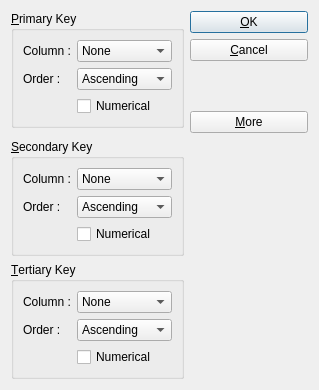
<?xml version="1.0" encoding="UTF-8"?>
<ui version="4.0">
 <class>sortDialog</class>
 <widget class="QDialog" name="sortDialog">
  <property name="geometry">
   <rect>
    <x>0</x>
    <y>0</y>
    <width>319</width>
    <height>390</height>
   </rect>
  </property>
  <property name="windowTitle">
   <string>Sort</string>
  </property>
  <layout class="QGridLayout" name="gridLayout_4">
   <item row="0" column="0">
    <widget class="QGroupBox" name="primaryGB">
     <property name="title">
      <string>&amp;Primary Key</string>
     </property>
     <layout class="QGridLayout" name="gridLayout">
      <item row="0" column="1">
       <widget class="QComboBox" name="primaryGBColBox">
        <item>
         <property name="text">
          <string>None</string>
         </property>
        </item>
       </widget>
      </item>
      <item row="1" column="1">
       <widget class="QComboBox" name="primaryGBOrdBox">
        <item>
         <property name="text">
          <string>Ascending</string>
         </property>
        </item>
        <item>
         <property name="text">
          <string>Descending</string>
         </property>
        </item>
       </widget>
      </item>
      <item row="0" column="0">
       <widget class="QLabel" name="primaryGBColLabel">
        <property name="text">
         <string>Column :</string>
        </property>
       </widget>
      </item>
      <item row="1" column="0">
       <widget class="QLabel" name="primaryGBOrdLabel">
        <property name="text">
         <string>Order :</string>
        </property>
       </widget>
      </item>
      <item row="2" column="1">
       <widget class="QCheckBox" name="primaryGBNumCheck">
        <property name="text">
         <string>Numerical</string>
        </property>
       </widget>
      </item>
     </layout>
    </widget>
   </item>
   <item row="1" column="0">
    <spacer name="verticalSpacer_2">
     <property name="orientation">
      <enum>Qt::Vertical</enum>
     </property>
     <property name="sizeHint" stdset="0">
      <size>
       <width>20</width>
       <height>9</height>
      </size>
     </property>
    </spacer>
   </item>
   <item row="0" column="1" rowspan="2">
    <layout class="QVBoxLayout" name="verticalLayout">
     <item>
      <widget class="QPushButton" name="okBtn">
       <property name="text">
        <string>&amp;OK</string>
       </property>
       <property name="default">
        <bool>true</bool>
       </property>
      </widget>
     </item>
     <item>
      <widget class="QPushButton" name="cancelBtn">
       <property name="text">
        <string>&amp;Cancel</string>
       </property>
      </widget>
     </item>
     <item>
      <spacer name="verticalSpacer">
       <property name="orientation">
        <enum>Qt::Vertical</enum>
       </property>
       <property name="sizeHint" stdset="0">
        <size>
         <width>20</width>
         <height>40</height>
        </size>
       </property>
      </spacer>
     </item>
     <item>
      <widget class="QPushButton" name="moreBtn">
       <property name="text">
        <string>&amp;More</string>
       </property>
       <property name="checkable">
        <bool>true</bool>
       </property>
      </widget>
     </item>
    </layout>
   </item>
   <item row="3" column="0">
    <widget class="QGroupBox" name="tertiaryGB">
     <property name="title">
      <string>&amp;Tertiary Key</string>
     </property>
     <layout class="QGridLayout" name="gridLayout_3">
      <item row="1" column="1">
       <widget class="QComboBox" name="tertiaryGBOrdBox">
        <item>
         <property name="text">
          <string>Ascending</string>
         </property>
        </item>
        <item>
         <property name="text">
          <string>Descending</string>
         </property>
        </item>
       </widget>
      </item>
      <item row="0" column="1">
       <widget class="QComboBox" name="tertiaryGBColBox">
        <item>
         <property name="text">
          <string>None</string>
         </property>
        </item>
       </widget>
      </item>
      <item row="0" column="0">
       <widget class="QLabel" name="tertiaryGBColLabel">
        <property name="text">
         <string>Column :</string>
        </property>
       </widget>
      </item>
      <item row="1" column="0">
       <widget class="QLabel" name="tertiaryGBOrdLabel">
        <property name="text">
         <string>Order :</string>
        </property>
       </widget>
      </item>
      <item row="2" column="1">
       <widget class="QCheckBox" name="tertiaryGBNumCheck">
        <property name="text">
         <string>Numerical</string>
        </property>
       </widget>
      </item>
     </layout>
    </widget>
   </item>
   <item row="2" column="0">
    <widget class="QGroupBox" name="secondaryGB">
     <property name="title">
      <string>&amp;Secondary Key</string>
     </property>
     <layout class="QGridLayout" name="gridLayout_2">
      <item row="0" column="1">
       <widget class="QComboBox" name="secondaryGBColBox">
        <item>
         <property name="text">
          <string>None</string>
         </property>
        </item>
       </widget>
      </item>
      <item row="1" column="1">
       <widget class="QComboBox" name="secondaryGBOrdBox">
        <item>
         <property name="text">
          <string>Ascending</string>
         </property>
        </item>
        <item>
         <property name="text">
          <string>Descending</string>
         </property>
        </item>
       </widget>
      </item>
      <item row="0" column="0">
       <widget class="QLabel" name="secondaryGBColLabel">
        <property name="text">
         <string>Column :</string>
        </property>
       </widget>
      </item>
      <item row="1" column="0">
       <widget class="QLabel" name="secondaryGBOrdLabel">
        <property name="text">
         <string>Order :</string>
        </property>
       </widget>
      </item>
      <item row="2" column="1">
       <widget class="QCheckBox" name="secondaryGBNumCheck">
        <property name="text">
         <string>Numerical</string>
        </property>
       </widget>
      </item>
     </layout>
    </widget>
   </item>
  </layout>
 </widget>
 <resources/>
 <connections>
  <connection>
   <sender>moreBtn</sender>
   <signal>toggled(bool)</signal>
   <receiver>secondaryGB</receiver>
   <slot>setVisible(bool)</slot>
   <hints>
    <hint type="sourcelabel">
     <x>254</x>
     <y>116</y>
    </hint>
    <hint type="destinationlabel">
     <x>205</x>
     <y>212</y>
    </hint>
   </hints>
  </connection>
  <connection>
   <sender>moreBtn</sender>
   <signal>toggled(bool)</signal>
   <receiver>tertiaryGB</receiver>
   <slot>setVisible(bool)</slot>
   <hints>
    <hint type="sourcelabel">
     <x>311</x>
     <y>116</y>
    </hint>
    <hint type="destinationlabel">
     <x>209</x>
     <y>307</y>
    </hint>
   </hints>
  </connection>
  <connection>
   <sender>okBtn</sender>
   <signal>clicked()</signal>
   <receiver>sortDialog</receiver>
   <slot>accept()</slot>
   <hints>
    <hint type="sourcelabel">
     <x>228</x>
     <y>23</y>
    </hint>
    <hint type="destinationlabel">
     <x>208</x>
     <y>8</y>
    </hint>
   </hints>
  </connection>
  <connection>
   <sender>cancelBtn</sender>
   <signal>clicked()</signal>
   <receiver>sortDialog</receiver>
   <slot>reject()</slot>
   <hints>
    <hint type="sourcelabel">
     <x>282</x>
     <y>56</y>
    </hint>
    <hint type="destinationlabel">
     <x>218</x>
     <y>57</y>
    </hint>
   </hints>
  </connection>
 </connections>
</ui>
